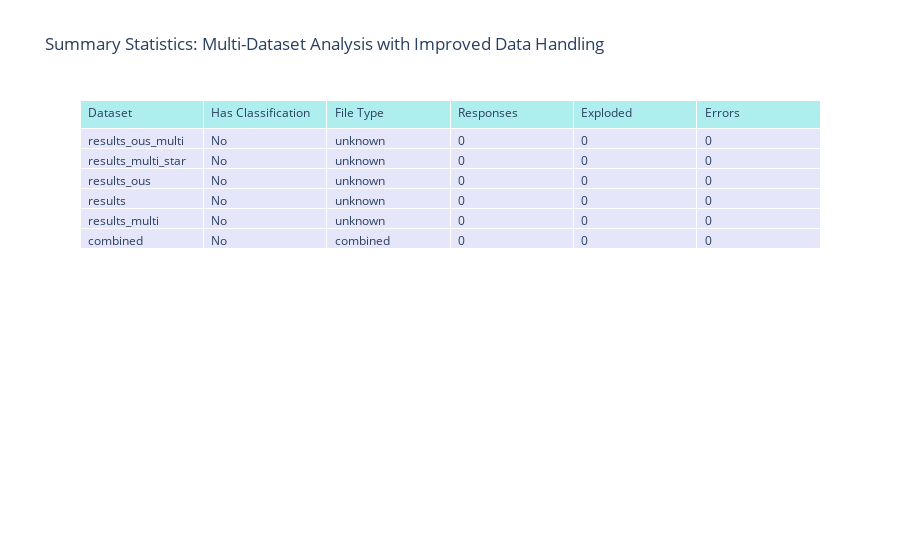

Here is the notebook cell this chart was saved with:
### Code cell
# =============================================================================
# COMPREHENSIVE SUMMARY STATISTICS TABLE
# =============================================================================
# Generate and display a final summary table with all key metrics

print("=== COMPREHENSIVE SUMMARY STATISTICS ===")

summary_df = generate_summary_stats(prepared_datasets)

if not summary_df.empty:
    print("\nDetailed Summary Statistics:")
    print(summary_df.to_string(index=False))
    
    # Create an interactive table using Plotly if available
    try:
        import plotly.graph_objects as go
        
        fig = go.Figure(data=[go.Table(
            header=dict(values=list(summary_df.columns),
                       fill_color='paleturquoise',
                       align='left'),
            cells=dict(values=[summary_df[col] for col in summary_df.columns],
                      fill_color='lavender',
                      align='left'))
        ])
        fig.update_layout(title="Summary Statistics: Multi-Dataset Analysis with Improved Data Handling")
        fig.show()
    except ImportError:
        print("Plotly not available, summary table shown above")

# =============================================================================
# ERROR ANALYSIS SECTION
# =============================================================================
# Analyze and visualize any processing errors encountered during data loading

# Combine errors from all datasets for comprehensive error analysis
all_errors = []
for data_type, data_dict in prepared_datasets.items():
    errors_df = data_dict['errors']
    if not errors_df.empty:
        errors_df = errors_df.copy()
        errors_df['source_dataset'] = data_type.replace('_', '-').title()
        all_errors.append(errors_df)

if all_errors:
    combined_errors = pd.concat(all_errors, ignore_index=True)
    
    print("\n=== ERROR ANALYSIS ===")
    if 'error_type' in combined_errors.columns:
        # Group errors by type and source dataset
        error_by_type = combined_errors.groupby(['source_dataset', 'error_type']).size().reset_index(name='count')
        
        if not error_by_type.empty:
            # Create visualization of error patterns
            try:
                import plotly.express as px
                fig = px.bar(error_by_type, x='error_type', y='count', color='source_dataset',
                            title='Processing Errors by Type and Dataset',
                            labels={'error_type': 'Error Type', 'count': 'Count'},
                            barmode='group')
                fig.update_layout(xaxis_tickangle=-45)
                fig.show()
            except ImportError:
                print("Plotly not available for error visualization")
            
            # Create a summary table of errors
            print("Error summary by dataset:")
            try:
                error_pivot = error_by_type.pivot(index='error_type', columns='source_dataset', values='count').fillna(0)
                print(error_pivot)
            except Exception as e:
                print(f"Could not create error pivot table: {e}")
                print(error_by_type)
else:
    print("\n=== NO PROCESSING ERRORS FOUND ===")

# =============================================================================
# DATA QUALITY REPORT
# =============================================================================
# Provide a comprehensive report on data quality and completeness

print("\n=== DATA QUALITY REPORT ===")
for data_type, data_dict in prepared_datasets.items():
    if data_type != 'combined':  # Skip the combined dataset in individual reports
        info = data_dict['info']
        analysis_df = data_dict['analysis']
        exploded_df = data_dict['exploded']
        
        # Determine data availability status with visual indicators
        if info['has_classification']:
            status = "✓ Classification data"  # Full classification data available
        elif not analysis_df.empty:
            status = "○ Raw data only"        # Only raw response data available
        else:
            status = "✗ No data"              # No usable data found
            
        print(f"\n{data_type}:")
        print(f"  Status: {status}")
        print(f"  Files processed: {info['file_count']}")
        print(f"  File type: {info['file_type']}")
        
        if not analysis_df.empty:
            # Assess data completeness for key columns
            key_columns = ['question_id', 'agent_name', 'extracted_answer']
            missing_data = {}
            for col in key_columns:
                if col in analysis_df.columns:
                    missing_count = analysis_df[col].isna().sum()
                    missing_pct = (missing_count / len(analysis_df)) * 100
                    missing_data[col] = f"{missing_count} ({missing_pct:.1f}%)"
                else:
                    missing_data[col] = "Column missing"
            
            print(f"  Missing data: {missing_data}")
            
            # Calculate category richness if classification data is available
            if info['has_classification'] and not exploded_df.empty:
                avg_categories = len(exploded_df) / len(analysis_df)
                print(f"  Categories per response: {avg_categories:.1f} avg")

# =============================================================================
# FINAL EXECUTION SUMMARY
# =============================================================================
# Provide a final summary of what was processed and analyzed

print("\nNotebook execution complete!")
print("\nData Sources Summary:")
for data_type, data_dict in prepared_datasets.items():
    if data_type != 'combined':
        info = data_dict['info']
        analysis_df = data_dict['analysis']
        
        # Status indicators for quick reference
        if info['has_classification']:
            status = "✓ Classification data"
        elif not analysis_df.empty:
            status = "○ Raw data only"
        else:
            status = "✗ No data"
            
        print(f"  {data_type}: {status} ({info['file_count']} files)")

### Figure 1 — Plotly figure (JSON) as saved in the notebook; plotly's stock layout.template omitted (floating-point values rounded to 4 significant figures)
{"data": [{"cells": {"align": "left", "fill": {"color": "lavender"}, "values": [["results_ous_multi", "results_multi_star", "results_ous", "results", "results_multi", "combined"], ["No", "No", "No", "No", "No", "No"], ["unknown", "unknown", "unknown", "unknown", "unknown", "combined"], [0, 0, 0, 0, 0, 0], [0, 0, 0, 0, 0, 0], [0, 0, 0, 0, 0, 0]]}, "header": {"align": "left", "fill": {"color": "paleturquoise"}, "values": ["Dataset", "Has Classification", "File Type", "Responses", "Exploded", "Errors"]}, "type": "table"}], "layout": {"title": {"text": "Summary Statistics: Multi-Dataset Analysis with Improved Data Handling"}}}
